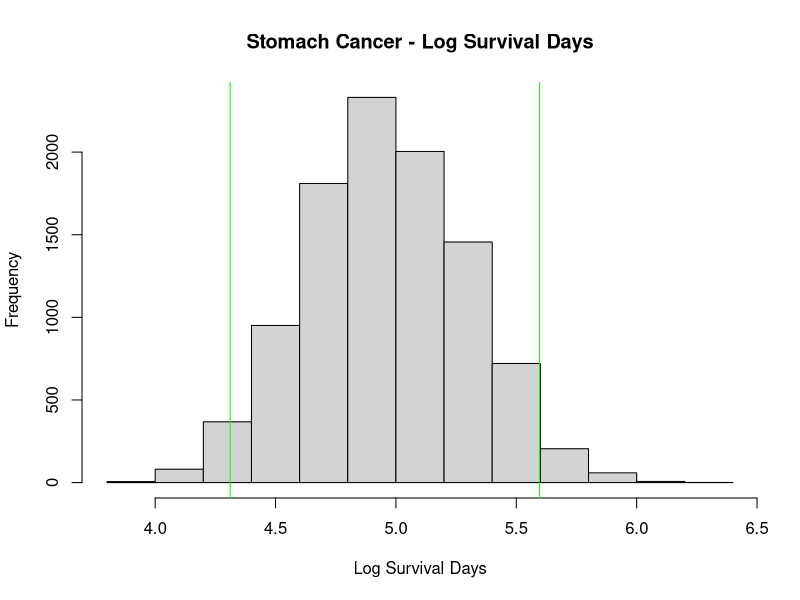
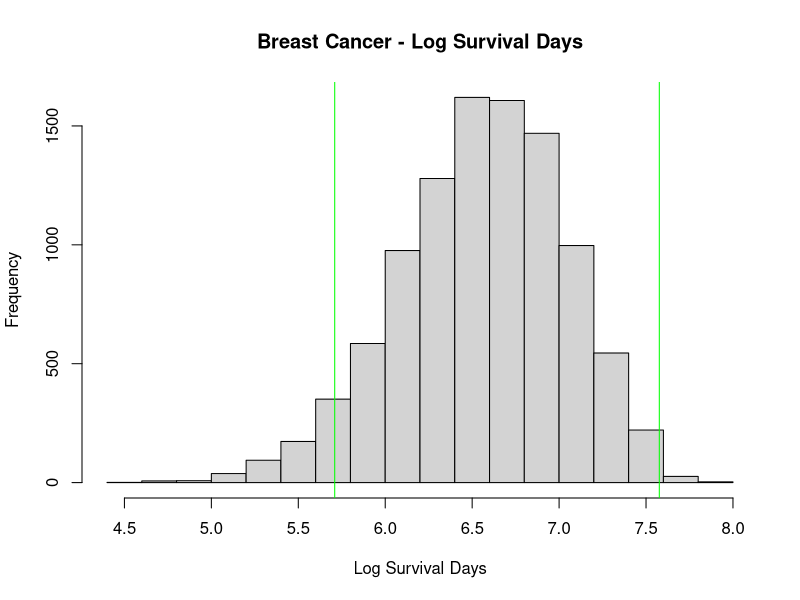
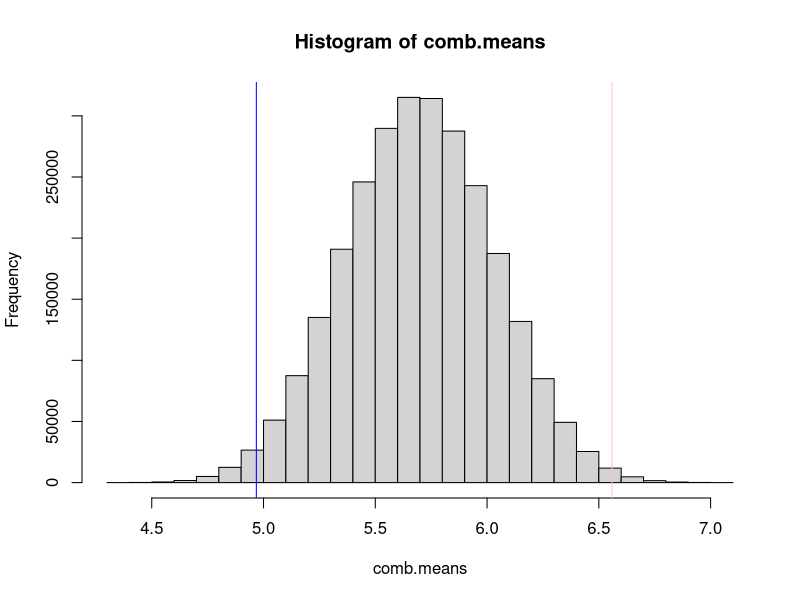
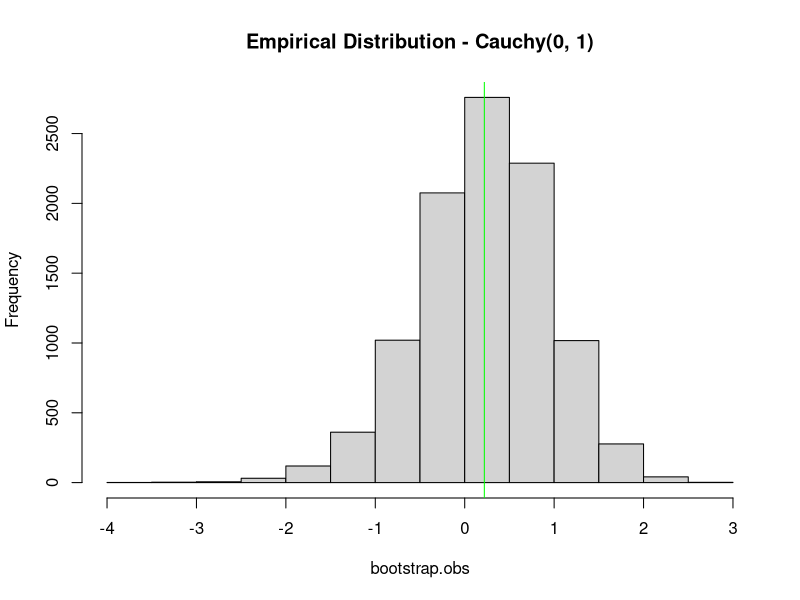
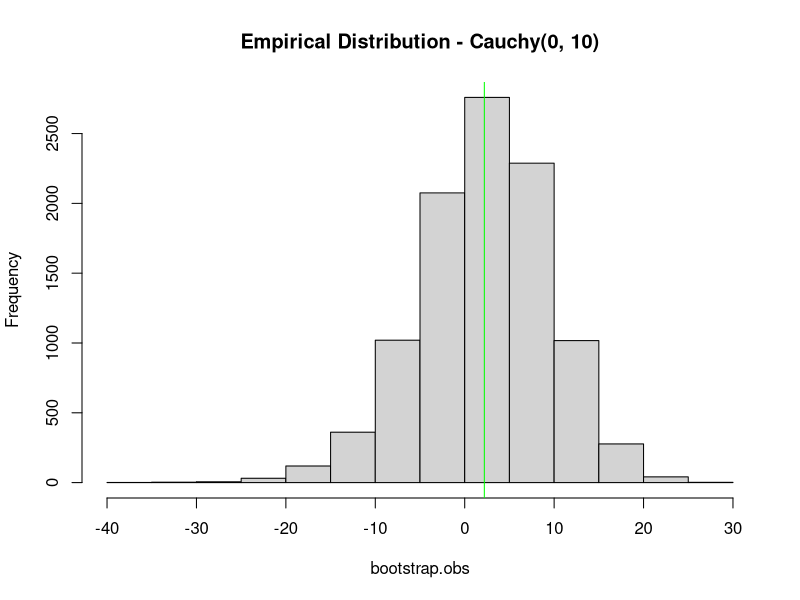
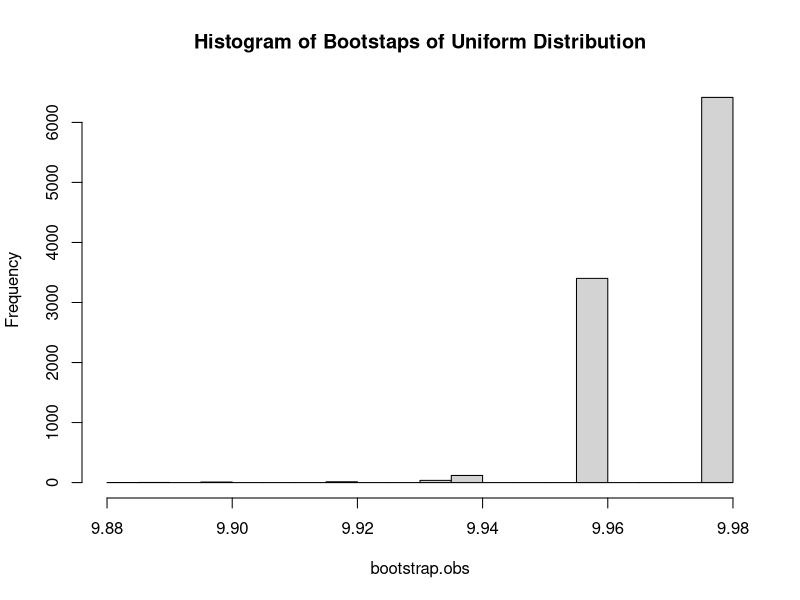

The R source for these figures, in order:
## ---- chunk 1
knitr::opts_chunk$set(echo = TRUE)
## ---- chunk 2
get_bootstraps <- function(data, T, n){
  return(sapply(seq(1, n), function(i) T(sample(data, length(data), replace=TRUE))))
}

get_studentized_percentile <- function(data, alpha){
  return(quantile((data - mean(data)) / sd(data), alpha))
}

get_studentized_ci <- function(data, alpha){
  lwr <- mean(data) - (sd(data) * get_studentized_percentile(data, 1 - (alpha / 2)))
  upr <- mean(data) - (sd(data) * get_studentized_percentile(data, (alpha / 2)))
  return(c(lwr, upr))
}

set.seed(73)
survival.s <- log(c(25, 42, 45, 46, 51, 103, 124, 146, 340, 396, 412, 876, 1112))

n <- 10000
alpha <- .05
bootstraps.s <- get_bootstraps(survival.s, mean, n)
stdev.s <- sd(bootstraps.s)

lwr <- mean(bootstraps.s) - (stdev.s * get_studentized_percentile(bootstraps.s, 1 - (alpha / 2)))
upr <- mean(bootstraps.s) - (stdev.s * get_studentized_percentile(bootstraps.s, (alpha / 2)))
hist(bootstraps.s, main="Stomach Cancer - Log Survival Days", xlab="Log Survival Days")
abline(v=lwr, col='green')
abline(v=upr, col='green')
## ---- chunk 3
var(bootstraps.s)
## ---- chunk 4
set.seed(73)
survival.b <- log(c(24, 40, 719, 727, 791, 1166, 1235, 1581, 1804, 3460, 3808))

# Find the CI for

n <- 10000
alpha <- .05
bootstraps.b <- get_bootstraps(survival.b, mean, n)
stdev.b <- sd(bootstraps.b)

lwr <- mean(bootstraps.b) - (stdev.b * get_studentized_percentile(bootstraps.b, 1 - (alpha / 2)))
upr <- mean(bootstraps.b) - (stdev.b * get_studentized_percentile(bootstraps.b, (alpha / 2)))
hist(bootstraps.b, main="Breast Cancer - Log Survival Days", xlab="Log Survival Days")
abline(v=lwr, col='green')
abline(v=upr, col='green')


## ---- chunk 5
var(bootstraps.b)
## ---- chunk 6
# Combine the vectors
survival <- c(survival.s, survival.b)

# Get all combinations
survival.comb <- combn(survival, 12, simplify=T)

# Get the mean of each combination
comb.means <- colMeans(survival.comb)

# Plot the means and show the calculated numbers
hist(comb.means)
abline(v=mean(survival.b), col='pink')
abline(v=mean(survival.s), col='blue')

# Print the p values
mean(mean(survival.b) > comb.means)
mean(mean(survival.s) > comb.means)
## ---- chunk 7
exp(quantile(bootstraps.b, c(.025, .975)))
quantile(get_bootstraps(exp(survival.b), mean, n), c(.025, .975))
## ---- chunk 8
lwr <- mean(bootstraps.b) - (stdev.b * get_studentized_percentile(bootstraps.b, 1 - (alpha / 2)))
upr <- mean(bootstraps.b) - (stdev.b * get_studentized_percentile(bootstraps.b, (alpha / 2)))
exp(c(lwr, upr))
## ---- chunk 9
set.seed(73)
n0 <- 1000
n <- 10000
obs <- rcauchy(n=n0, location=0, scale=1)
bootstrap.obs <- get_bootstraps(obs, mean, n)

hist(bootstrap.obs, main="Empirical Distribution - Cauchy(0, 1)")
abline(v=mean(bootstrap.obs), col='green')
## ---- chunk 10
set.seed(73)
n0 <- 1000
n <- 10000
scale0 <- 10
obs <- rcauchy(n=n0, location=0, scale=scale0)
bootstrap.obs <- get_bootstraps(obs, mean, n)

hist(bootstrap.obs, main=paste0("Empirical Distribution - Cauchy(0, ", scale0, ")"))
abline(v=mean(bootstrap.obs), col='green')
## ---- chunk 11
obs <- runif(n0, min = 0, max=10)
bootstrap.obs <- get_bootstraps(obs, max, n)
hist(bootstrap.obs, main="Histogram of Bootstaps of Uniform Distribution")
max(bootstrap.obs)
## ---- chunk 12
set.seed(73)
data <- rnorm(n=100)
mean(data)
## ---- chunk 13
bootstraps.data <- get_bootstraps(data, mean, 10)
mean(bootstraps.data)
## ---- chunk 14
mean(bootstraps.data) - mean(data)
## ---- chunk 15
var(bootstraps.data)
## ---- chunk 16
balanced_bootstrapped <- function(data, T, n){
  data.balanced <- sample(rep(data, n), size=length(data) * n, replace=FALSE)
  sapply(split(data.balanced, ceiling(seq_along(data.balanced) / n)), T)
}

mean(balanced_bootstrapped(data, mean, 10))
## ---- chunk 17
var(balanced_bootstrapped(data, mean, 10))
